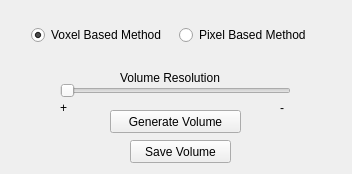
<?xml version="1.0" encoding="UTF-8"?>
<ui version="4.0">
 <class>VolumeReconstructionWidget</class>
 <widget class="QWidget" name="VolumeReconstructionWidget">
  <property name="geometry">
   <rect>
    <x>0</x>
    <y>0</y>
    <width>352</width>
    <height>174</height>
   </rect>
  </property>
  <property name="windowTitle">
   <string>VolumeReconstructionWidget</string>
  </property>
  <widget class="QPushButton" name="generate">
   <property name="geometry">
    <rect>
     <x>110</x>
     <y>110</y>
     <width>131</width>
     <height>23</height>
    </rect>
   </property>
   <property name="text">
    <string>Generate Volume</string>
   </property>
  </widget>
  <widget class="QPushButton" name="save">
   <property name="geometry">
    <rect>
     <x>130</x>
     <y>140</y>
     <width>101</width>
     <height>23</height>
    </rect>
   </property>
   <property name="text">
    <string>Save Volume</string>
   </property>
  </widget>
  <widget class="QWidget" name="horizontalLayoutWidget">
   <property name="geometry">
    <rect>
     <x>20</x>
     <y>10</y>
     <width>312</width>
     <height>51</height>
    </rect>
   </property>
   <layout class="QHBoxLayout" name="horizontalLayout">
    <item>
     <widget class="QRadioButton" name="voxelMethod">
      <property name="text">
       <string>Voxel Based Method</string>
      </property>
      <property name="checked">
       <bool>true</bool>
      </property>
     </widget>
    </item>
    <item>
     <widget class="QRadioButton" name="pixelMethod">
      <property name="text">
       <string>Pixel Based Method</string>
      </property>
     </widget>
    </item>
   </layout>
  </widget>
  <widget class="QSlider" name="resolution">
   <property name="geometry">
    <rect>
     <x>60</x>
     <y>80</y>
     <width>231</width>
     <height>22</height>
    </rect>
   </property>
   <property name="orientation">
    <enum>Qt::Horizontal</enum>
   </property>
  </widget>
  <widget class="QLabel" name="label">
   <property name="geometry">
    <rect>
     <x>120</x>
     <y>70</y>
     <width>121</width>
     <height>16</height>
    </rect>
   </property>
   <property name="text">
    <string>Volume Resolution</string>
   </property>
  </widget>
  <widget class="QLabel" name="label_2">
   <property name="geometry">
    <rect>
     <x>280</x>
     <y>100</y>
     <width>16</width>
     <height>16</height>
    </rect>
   </property>
   <property name="text">
    <string>-</string>
   </property>
  </widget>
  <widget class="QLabel" name="label_3">
   <property name="geometry">
    <rect>
     <x>60</x>
     <y>100</y>
     <width>16</width>
     <height>16</height>
    </rect>
   </property>
   <property name="text">
    <string>+</string>
   </property>
  </widget>
 </widget>
 <layoutdefault spacing="6" margin="11"/>
 <resources/>
 <connections>
  <connection>
   <sender>generate</sender>
   <signal>clicked()</signal>
   <receiver>VolumeReconstructionWidget</receiver>
   <slot>generate()</slot>
   <hints>
    <hint type="sourcelabel">
     <x>168</x>
     <y>71</y>
    </hint>
    <hint type="destinationlabel">
     <x>255</x>
     <y>82</y>
    </hint>
   </hints>
  </connection>
  <connection>
   <sender>save</sender>
   <signal>clicked()</signal>
   <receiver>VolumeReconstructionWidget</receiver>
   <slot>save()</slot>
   <hints>
    <hint type="sourcelabel">
     <x>171</x>
     <y>214</y>
    </hint>
    <hint type="destinationlabel">
     <x>254</x>
     <y>221</y>
    </hint>
   </hints>
  </connection>
  <connection>
   <sender>resolution</sender>
   <signal>valueChanged(int)</signal>
   <receiver>VolumeReconstructionWidget</receiver>
   <slot>setResolution(int)</slot>
   <hints>
    <hint type="sourcelabel">
     <x>282</x>
     <y>90</y>
    </hint>
    <hint type="destinationlabel">
     <x>315</x>
     <y>92</y>
    </hint>
   </hints>
  </connection>
 </connections>
 <slots>
  <slot>generate()</slot>
  <slot>save()</slot>
  <slot>setResolution(int)</slot>
 </slots>
</ui>
